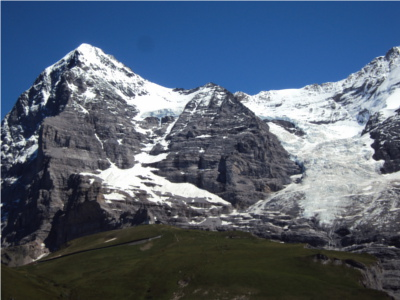
#> input picture M1.JPG, 400 x 300 px
$ python git.py   (older library calls are emulated)
#> lines starting #> are read from the running program, lines starting #| are printed output that depends on the picture; after the words box and inside, x2 and y2 are one past the last pixel; in counts of white or black regions, pixels touching at a corner belong together

import cv2
import numpy as np
import matplotlib.pyplot as plt

def Harris_Corner_Detector():

    #Reading input image through imread and converting image from BGR to Gray.
    image_input = cv2.imread("M1.JPG")
#> image_input is the input picture: shape (300, 400, 3); mean B, G, R 113.4, 95.7, 82.9
    image_input_gray = cv2.cvtColor(image_input, cv2.COLOR_BGR2GRAY)
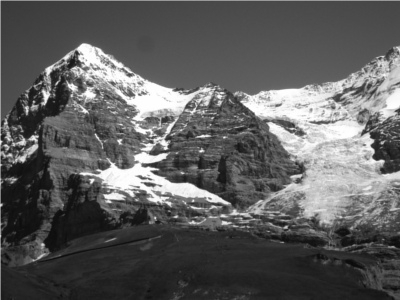
#> image_input_gray: shape (300, 400); min 9, max 255, mean 93.9

    R = np.zeros(image_input_gray.shape)

    #Gaussian filter applied with a 9 by 9 kernel and sigmax and sigmay of 3.
    #image_input_gray = cv2.GaussianBlur(image_input_gray,(9,9),3)

    #This step gets the Y and X gradients using sobel filter with kernel size of 9 by 9.
    Ix = cv2.Sobel(image_input_gray, cv2.CV_64F, 1, 0, ksize=9)
    Iy = cv2.Sobel(image_input_gray, cv2.CV_64F, 0, 1, ksize=9)
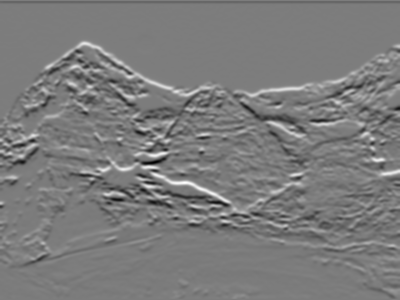
#> Iy: shape (300, 400) float64; min -1705563, max 1790527, mean -5982.2; drawn with min black and max white

    cv2.imshow("Ix", Iy)
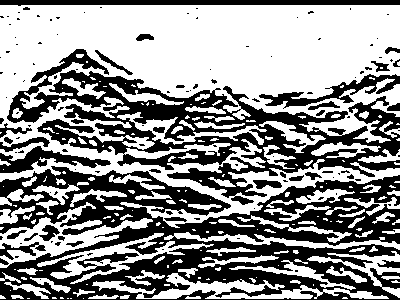
#> window 'Ix': shape (300, 400); 56.7% white; 127 black regions (92 under 20 px), largest, box (x1, y1, x2, y2) and area: (0, 166, 400, 300) 27186, (7, 49, 400, 205) 17249, (0, 0, 400, 6) 2003
    cv2.waitKey(0)


    #This step gives the product of the gradient components for the Matrix M.
    Ix_2 =cv2.GaussianBlur(np.multiply(Ix, Ix),(9,9),3)
    Iy_2 = cv2.GaussianBlur(np.multiply(Iy, Iy),(9,9),3)
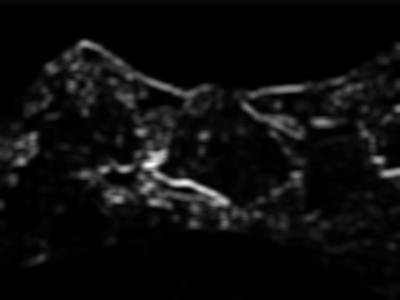
#> Iy_2: shape (300, 400) float64; min 15128298.7, max 1.3e+12, mean 6.75e+10; drawn with min black and max white
    IxIy = cv2.GaussianBlur(np.multiply(Ix, Iy),(9,9),3)
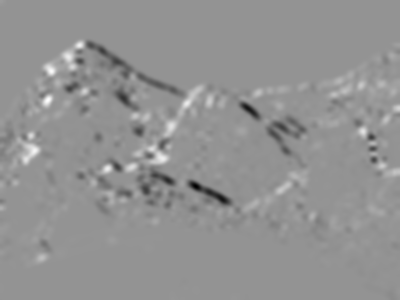
#> IxIy: shape (300, 400) float64; min -5.72e+11, max 4.17e+11, mean -2.43e+09; drawn with min black and max white

    #This step calculates the corner response matrix.
    k = 0.05
    R = np.multiply(Ix_2,Iy_2)-np.square(IxIy)-k*np.square(Ix_2+Iy_2)
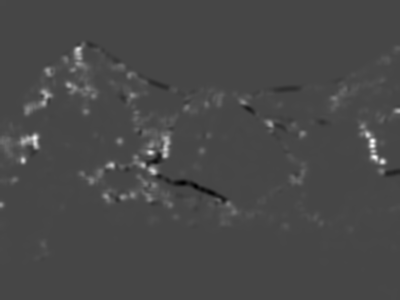
#> R: shape (300, 400) float64; min -6.86e+22, max 1.78e+23, mean 2.36e+21; drawn with min black and max white

    #This step determines the corners. Threshold is chosen as 0.5% of maximum value. If value is larger than this threshold, then result is a corner. This step performs maximum suppression.
    corner_count = 0
    max_Value = 0.005*R.max()
#> max_Value = 8.92e+20
    print(enumerate(R))
#> (printed output is left out)
    for row_n,row in enumerate(R):
        for col_n,col in enumerate(row):
            if col > max_Value:
                corner_count += 1
                image_input[row_n,col_n] = [0,255,255]
            else:
                pass
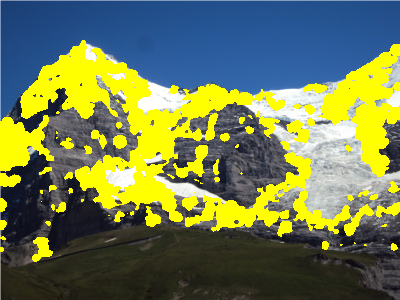
#> image_input: shape (300, 400, 3); mean B, G, R 81, 123.9, 111.9
#> after the loop, corner_count = 27565

    print(R)
#> (printed output is left out)

    cv2.imshow("Detected Corners", image_input)
    cv2.waitKey(0)
    output_file = "Harris_Corners.png"

if __name__ == "__main__":
    Harris_Corner_Detector()

$ run again, with P1.JPG copied over M1.JPG
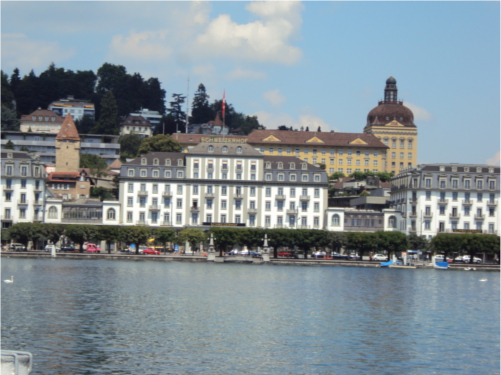
#> input picture P1.JPG, 501 x 375 px
#> in Harris_Corner_Detector, image_input is the input picture: shape (375, 501, 3); mean B, G, R 149.6, 143, 130.7
#> in Harris_Corner_Detector, `cv2.imshow("Ix", Iy)`:
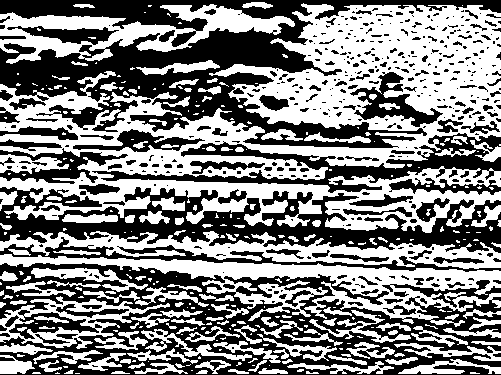
#> window 'Ix': shape (375, 501); 51.2% white; 463 black regions (325 under 20 px), largest, box (x1, y1, x2, y2) and area: (0, 0, 501, 148) 25227, (0, 263, 501, 375) 24653, (0, 187, 501, 253) 13979
#> max_Value = 8.77e+20
#> (printed output is left out)
#> after the loop in Harris_Corner_Detector, `for row_n,row in enumerate(R):`:
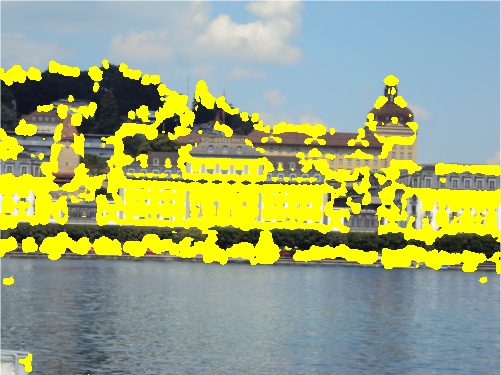
#> image_input: shape (375, 501, 3); mean B, G, R 121.7, 168.5, 156.2
#> after the loop in Harris_Corner_Detector, `for row_n,row in enumerate(R):`: corner_count = 39657
#> (printed output is left out)
